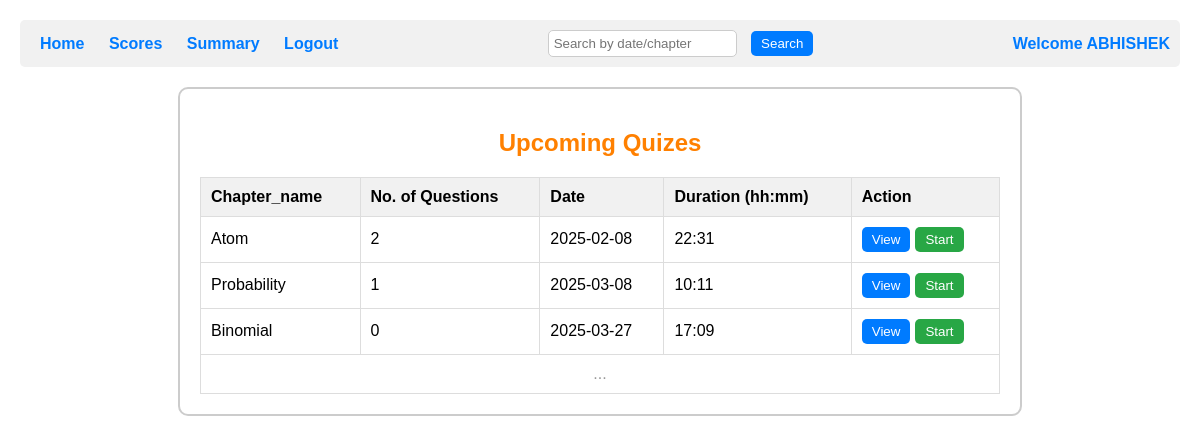
Before: /user_home/1 with the older database file.
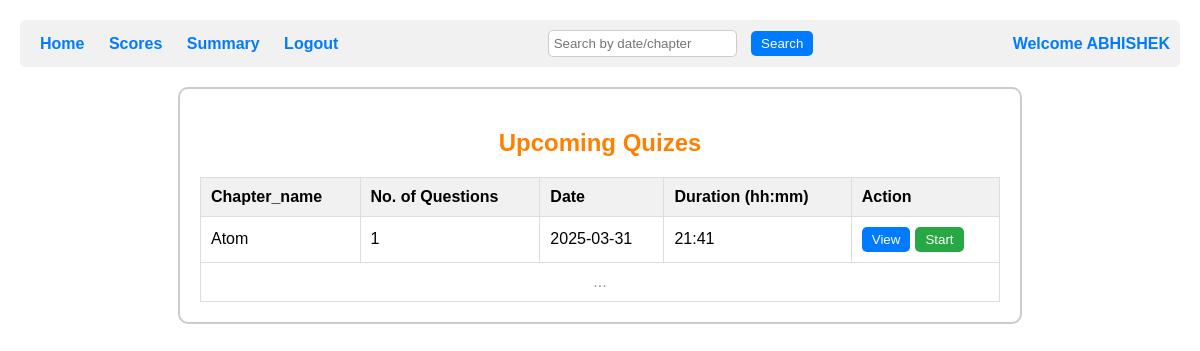
After: the same page with the newer database file.
### backend/models.py (models this page shows)
class Quiz(db.Model):#class name should start with capital letter,tablename should start with small letter
    __tablename__ = 'quiz'
    quiz_id=db.Column(db.Integer, primary_key=True,autoincrement=True)#iska student id se kuch lena dena nahi hai
    chapter_id=db.Column(db.Integer, db.ForeignKey('chapters.chapter_id'), nullable=False)
    date_quiz=db.Column(db.String(80), nullable=False)
    time_duration=db.Column(db.Integer, nullable=False)
    chapter_name=db.Column(db.String(80) , nullable=False)#remember it has relationship with chapters tables as of chapter_name
    questions_of_a_quiz_id = db.relationship('Questions', cascade='all, delete', backref='quiz', lazy=True)# it tells all the questions of a quiz(here we are getting quiz through quiz id)

### backend/controlers.py (the view)
@app.route("/user_home/<int:user_id>")
def user_home(user_id):
    user=Admin_User_Details.query.filter_by(id=user_id).first().Full_name
    subjects=Subjects.query.all()
    question_counts = {}
    subject=Subjects.query.all()
    chapter=Chapters.query.all()
    for subject in subjects:
        for chapter in subject.chapters_of_a_subject_id:
            count = Questions.query.filter_by(chapter_id=chapter.chapter_id).count()
            question_counts[chapter.chapter_id] = count # Store count for each chapter and creating dictionary
    quiz_details=Quiz.query.all()
    return render_template("1_user_home.html",user=user,quizes=quiz_details,question_counts=question_counts,user_id=user_id)

### templates/1_user_home.html (shortened to what this page needs)
<!DOCTYPE html>
<html lang="en">
<head>
    <link rel="stylesheet" href="/static/css/1_user_home.css">
</head>
<body>
    <div class="header">
        <div>
            <a href="/user_home/{{user_id}}">Home</a>
            <a href="/score/{{user_id}}">Scores</a>
            <a href="/user_summary/{{user_id}}">Summary</a>
            <a href="/">Logout</a>
        </div>
        <div class="search">
            <form action="/search_user_home/{{user_id}}" method="post">
                <input type="text" name="search" placeholder="Search by date/chapter">
                <button type="submit">Search</button>
            </form>
        </div>
        <div class="welcome">Welcome {{user}}</div>
    </div>
    <div class="dashboard">
        <h2>Upcoming Quizes</h2>
        <table>
            <thead>
                <tr>
                    <th>Chapter_name</th>
                    <th>No. of Questions</th>
                    <th>Date</th>
                    <th>Duration (hh:mm)</th>
                    <th>Action</th>
                </tr>
            </thead>
            <tbody>
                {% for quiz in quizes %}
                <tr>
                    <td>{{quiz.chapter_name}}</td>
                    <td>{{question_counts[quiz.chapter_id]}}</td>
                    <td>{{quiz.date_quiz}}</td>
                    <td>{{quiz.time_duration}}</td>
                    <td>
                        <div class="action-buttons">
                            <a href="/view_details/{{quiz.chapter_id}}/{{user_id}}"><button class="view-button">View</button></a>
                            <a href="/start_test/{{quiz.quiz_id}}/{{user_id}}"><button class="start-button">Start</button></a>
                        </div>
                    </td>
                </tr>
                {% endfor %}
                <tr>
                    <td colspan="5" class="ellipsis">...</td>
                </tr>
            </tbody>
        </table>
    </div>
</body>
</html>

Changed rows visible on the page:
removed Quiz: chapter_name "Probability", question_counts "1", date_quiz "2025-03-08", time_duration "10:11"
removed Quiz: chapter_name "Binomial", question_counts "0", date_quiz "2025-03-27", time_duration "17:09"
changed Quiz "Atom": chapter "2" → "1"; date_quiz "2025-02-08" → "2025-03-31"; time_duration "22:31" → "21:41"
